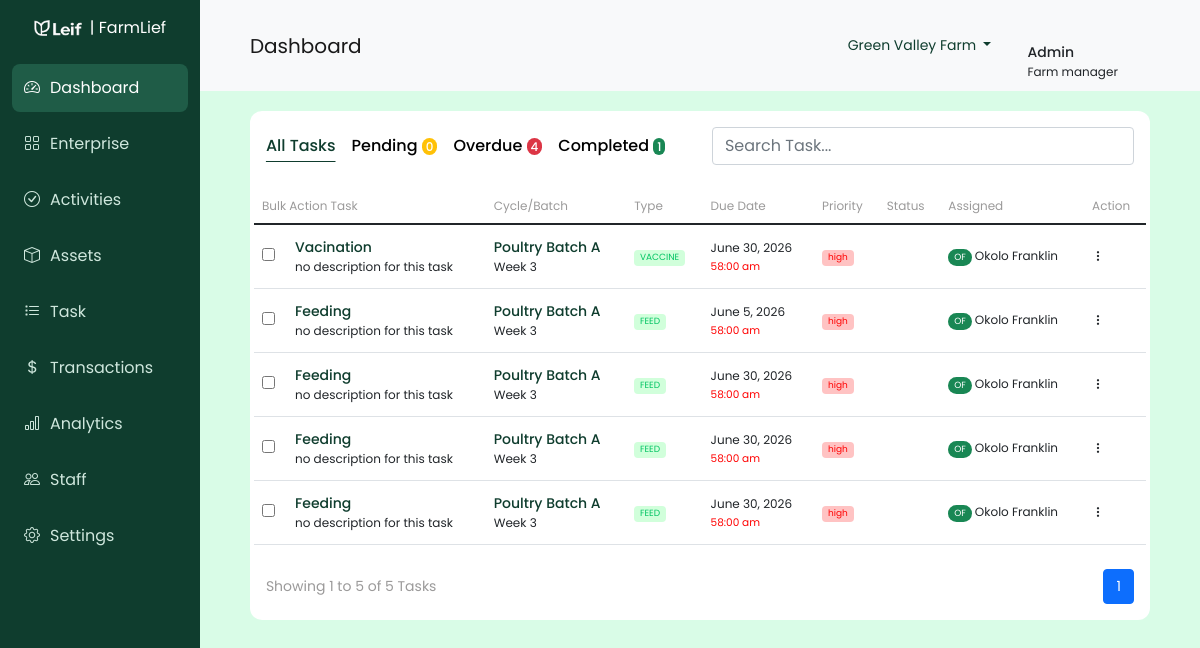
/task/list/ (signed in), run on an earlier commit of the app's database.
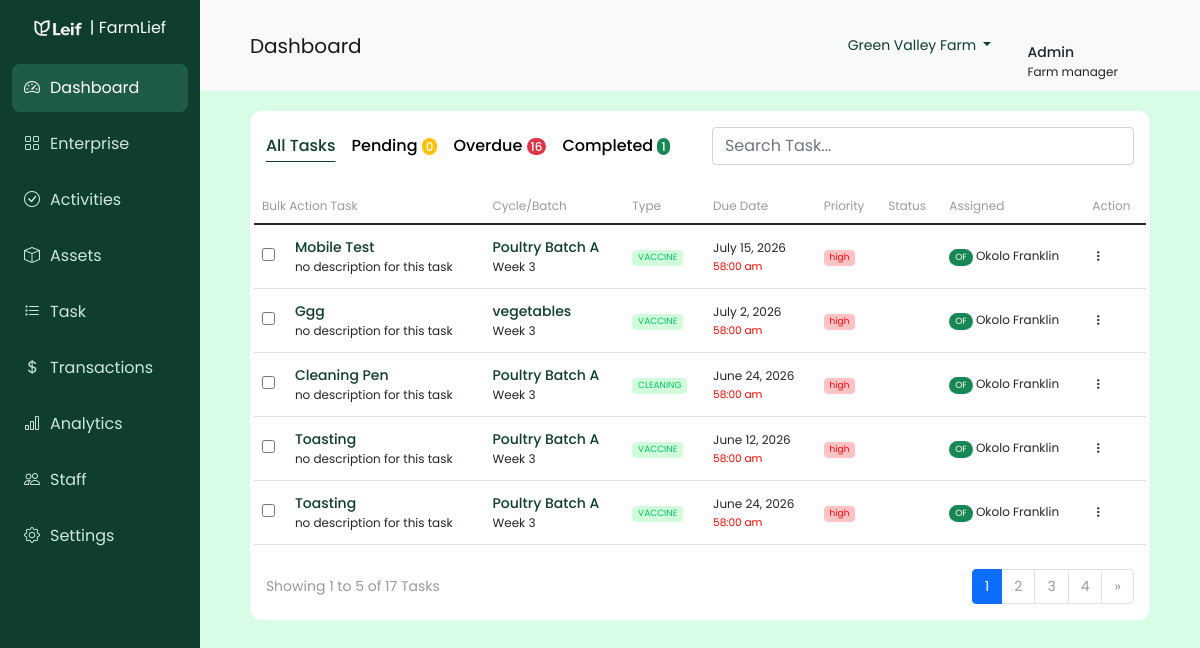
And on a later commit of the database.
### tasks/models.py (models this page shows, shortened)
class Task(models.Model):
    FEEDING = 'FEED'
    VACCINATION = 'VACCINE'
    CLEANING = 'CLEANING'
    OTHERS = 'OTHERS'
    TASK_CHOICES = {
        FEEDING: "Feeding",
        VACCINATION: "Vaccination",
        CLEANING: "Cleaning",
        OTHERS: "Others"
    }
    priority_choice = [
        ('high', 'High'),
        ('medium', 'Medium'),
        ('low', 'Low')
    ]
    Cycle = models.ForeignKey(Cycle, on_delete= models.CASCADE, related_name='cycle')
    type = models.CharField(max_length=12, choices=TASK_CHOICES, default=VACCINATION)
    priority = models.CharField(max_length=6, choices=priority_choice, default='high')
    title = models.CharField(max_length= 100)
    description = models.TextField(default= "no description for this task")
    due_date = models.DateField(auto_now=False, auto_now_add=False)
    time = models.TimeField(auto_now=False, auto_now_add=False, default=datetime.time(9,0))
    is_complete = models.BooleanField(default=False, db_index=True)
    created_at = models.DateTimeField(default=timezone.now)
    objects = TaskStatusCheck.as_manager()
    @property
    def status_label(self):
        if self.is_complete:
            return 'Completed'
        current_date = timezone.localdate()
        current_time = timezone.localtime(timezone.now()).time()
        if self.due_date < current_date:
            return 'Overdue'
        if self.due_date == current_date and self.time < current_time:
            return 'Overdue'
        return 'Pending'

### cycles/models.py (models this page shows)
class Cycle(models.Model):
    CYCLE_TYPE = [
        ("crop", "Crop"),
        ("livestock", "Livestock"),
    ]
    STATUS = [
        ("active", "Active"),
        ("completed", "Completed"),
        ("archived", "Archived"),
    ]
    enterprise = models.ForeignKey(Enterprise, on_delete=models.CASCADE, related_name="cycles")
    name = models.CharField(max_length=255)
    cycle_type = models.CharField(max_length=20, choices=CYCLE_TYPE)
    start_date = models.DateField()
    end_date = models.DateField()
    status = models.CharField(max_length=20, choices=STATUS, default="active")
    crop_type = models.CharField(max_length=100, blank=True)
    season = models.CharField(max_length=100, blank=True)
    livestock_type = models.CharField(max_length=100, blank=True)
    breed = models.CharField(max_length=100, blank=True)
    initial_count = models.IntegerField(null=True, blank=True)
    created_at = models.DateTimeField(auto_now_add=True)
    updated_at = models.DateTimeField(auto_now=True)
    def __str__(self):
        return self.name

### tasks/views.py (the view)
# urls.py: path('list/', views.alltask, name='list'),
def alltask(request):
    state = request.GET.get('status', 'all')
    search = request.GET.get('searchTask')
    view = request.GET.get('view', 'mobile')
    page_number = request.GET.get('page', 1)
    if search:
        tasks = Task.objects.filter(title__icontains=search).order_by('-created_at')
    else:
        if state == 'pending':
            tasks = Task.objects.pending().order_by('-created_at')
        elif state == 'overdue':
            tasks = Task.objects.overdue().order_by('-created_at')
        elif state == 'completed':
            tasks = Task.objects.filter(is_complete=True).order_by('-created_at')
        else:  # 'all'
            tasks = Task.objects.all().order_by('-created_at')
    status_counts = {
        'total': Task.objects.count(),
        'pending': Task.objects.pending().count(),
        'overdue': Task.objects.overdue().count(),
        'completed': Task.objects.filter(is_complete=True).count(),
    }
    paginator = Paginator(tasks, 5)
    page_obj = paginator.get_page(page_number)
    context = {
        "tasks": page_obj,
        'current_state': state,
        'count': status_counts
    }
    if request.headers.get("HX-REQUEST") == 'true':
        if view == 'desktop':
            return render(request, 'partials/desktop/tasks_list.html', context)
        return render(request, 'partials/tasks_list.html', context)
    return render(request, 'task_list.html', context)

### tasks/models.py (called while the page is built)
    def pending(self):
        return self.filter(is_complete = False, due_date__gte = timezone.localdate())

    def overdue(self):
        return self.filter(is_complete = False, due_date__lt = timezone.localdate())

### templates/task_list.html (shortened to what the changed rows need)
{% extends "extends/shell.html" %}
{% block page_content %}
                    <div class="row  mb-4">
                        <div class="col-md-12 d-none d-md-block">
                            <div class="card card-table h-100 px-3">
                                <div class="row gy-0 justify-content-between  py-3 align-items-center ">
                                    <div class="col-lg-6 d-flex gap-3 dnone">
                                        <span><a href="{% url 'task:list' %}?status=overdue&view=desktop" class="tab-link bold">Overdue <span
                                                    class="rounded-pill px-1 bg-danger text-white s1">{{count.overdue|default:"0"}}</span></a></span>
                                    </div>
                                </div>
                                <div class="row table-responsive py-2">
                                    <table id="myTable" class="table table-align-middle">
                                        <thead>
                                            <tr>
                                                <th scope="col"colspan='2'>Bulk Action   Task</th>
                                                <th scope="col">Cycle/Batch </th>
                                                <th scope="col">Type</th>
                                                <th scope="col">Due Date </th>
                                                <th scope="col">Priority </th>
                                                <th scope="col">Status</th>
                                                <th scope="col">Assigned</th>
                                                <th scope="col">Action</th>
                                            </tr>
                                        </thead>
                                        <tbody id="table-result">
                                           {% include "partials/desktop/tasks_list.html" with tasks=tasks %}
                                        </tbody>
                                    </table>
                                </div>
      <div class="d-flex flex-row justify-content-between align-items-center">
        <div class="col-md-6">
          <p class="s2 light-color">
            Showing {{ tasks.start_index }} to {{ tasks.end_index }} of {{tasks.paginator.count }} Tasks
          </p>
        </div>
        <div class="col-md-6">
          <div class="row justify-content-end">
            <div class="col-auto">
              <ul class="pagination s2">
                 {% for num in tasks.paginator.page_range %}
                <li
                  class="page-item {% if tasks.number == num %}active{% endif %}"
                >
                  <a class="page-link view-link" href="?page={{ num }}&status={{ current_state }}&view=desktop">
                    {{ num }}
                  </a>
                </li>
                {% endfor %} {% if tasks.has_next %}
                <li class="page-item">
                  <a
                    class="page-link view-link"
                    href="?page={{ tasks.next_page_number }}&status={{current_state}}&view=desktop"
                    aria-label="Next"
                  >
                    <span aria-hidden="true">&raquo;</span>
                  </a>
                </li>
                {% endif %}
              </ul>
            </div>
          </div>
        </div>
      </div>
                            </div>
                        </div>
                        </div>
                    </div>
{% endblock page_content %}

### templates/partials/desktop/tasks_list.html (shortened to what this page needs)
 {% if tasks %}
                                                {% for task in tasks %}
                                                    <tr>
                                                <th scope="row">
                                                    <input type="checkbox" name="task1" class="form-contols">
                                                </th>
                                                <td><p class="s2 bold mb-0 p-color">{{task.title |title}}</p>
                                                    <small class="s1">{{task.description}}</small>
                                                </td>
                                                <td>
                                                    <p class="s2 mb-0 bold p-color">{{task.Cycle}}</p>
                                                    <small class="s1"> Week 3</small></td>
                                                <td><span class="badge success-badge-bg">{{task.type}}</span></td>
                                                <td><p class="mb-0">{{task.due_date}}</p> <small><span class="danger-color">58:00 am</span> </small></td>
                                                <td><span class="badge
                                                    {% if task.priority == 'high' %}danger-badge-bg
                                                    {% elif task.priority == 'medium' %}warning-badge-bg{% else %}
                                                    primary-badge-bg{% endif %}">{{task.priority}}</span></td>
                                                <td></td>
                                                <td><span class="badge bg-success rounded-pill py-1">OF</span> <span>Okolo Franklin</span></td>
                                                <td><i class="bi bi-three-dots-vertical"></i></td>
                                            </tr>
                                                {% endfor %}
                                            {% endif %}

What changed in the data, as far as the page shows it:
no longer on this page (row unchanged): Task: title "Vacination", description "no description for this task", Cycle "Poultry Batch A", type "VACCINE", due_date "June 30, 2026", priority "high"
no longer on this page (row unchanged): Task: title "Feeding", description "no description for this task", Cycle "Poultry Batch A", type "FEED", due_date "June 5, 2026", priority "high"
no longer on this page (row unchanged): Task: title "Feeding", description "no description for this task", Cycle "Poultry Batch A", type "FEED", due_date "June 30, 2026", priority "high"
no longer on this page (row unchanged): Task: title "Feeding", description "no description for this task", Cycle "Poultry Batch A", type "FEED", due_date "June 30, 2026", priority "high"
no longer on this page (row unchanged): Task: title "Feeding", description "no description for this task", Cycle "Poultry Batch A", type "FEED", due_date "June 30, 2026", priority "high"
added Task: title "Mobile Test", description "no description for this task", Cycle "Poultry Batch A", type "VACCINE", due_date "July 15, 2026", priority "high"
added Task: title "Ggg", description "no description for this task", Cycle "vegetables", type "VACCINE", due_date "July 2, 2026", priority "high"
added Task: title "Cleaning Pen", description "no description for this task", Cycle "Poultry Batch A", type "CLEANING", due_date "June 24, 2026", priority "high"
added Task: title "Toasting", description "no description for this task", Cycle "Poultry Batch A", type "VACCINE", due_date "June 12, 2026", priority "high"
added Task: title "Toasting", description "no description for this task", Cycle "Poultry Batch A", type "VACCINE", due_date "June 24, 2026", priority "high"
Also different on the page:
{{ count.overdue|default:"0" }}: "4" → "16"
{{ tasks.paginator.count }}: "5" → "17"
new list line: "2"
new list line: "3"
new list line: "4"
